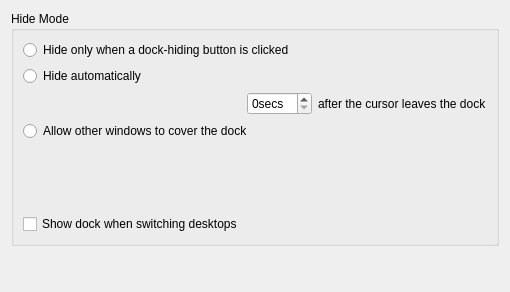
<ui version="4.0" >
 <class>hidingConfiguration</class>
 <widget class="QWidget" name="hidingConfiguration" >
  <property name="geometry" >
   <rect>
    <x>0</x>
    <y>0</y>
    <width>510</width>
    <height>292</height>
   </rect>
  </property>
  <property name="windowTitle" >
   <string>Hiding</string>
  </property>
  <layout class="QGridLayout" name="gridLayout_2" >
   <item row="0" column="0" >
    <widget class="QGroupBox" name="groupBox" >
     <property name="title" >
      <string>Hide Mode</string>
     </property>
     <layout class="QGridLayout" name="gridLayout" >
      <item row="0" column="0" >
       <layout class="QVBoxLayout" name="verticalLayout" >
        <item>
         <widget class="QRadioButton" name="button_allwaysShow" >
          <property name="text" >
           <string>Hide only when a dock-hiding button is clicked</string>
          </property>
         </widget>
        </item>
        <item>
         <widget class="QRadioButton" name="button_autoHide" >
          <property name="text" >
           <string>Hide automatically</string>
          </property>
         </widget>
        </item>
        <item>
         <layout class="QHBoxLayout" name="horizontalLayout" >
          <item>
           <spacer name="horizontalSpacer" >
            <property name="orientation" >
             <enum>Qt::Horizontal</enum>
            </property>
            <property name="sizeHint" stdset="0" >
             <size>
              <width>40</width>
              <height>20</height>
             </size>
            </property>
           </spacer>
          </item>
          <item>
           <widget class="QSpinBox" name="spinBox_secHide" >
            <property name="suffix" >
             <string>secs</string>
            </property>
           </widget>
          </item>
          <item>
           <widget class="QLabel" name="label_secHide" >
            <property name="text" >
             <string>after the cursor leaves the dock</string>
            </property>
           </widget>
          </item>
         </layout>
        </item>
        <item>
         <widget class="QRadioButton" name="button_allowCover" >
          <property name="text" >
           <string>Allow other windows to cover the dock</string>
          </property>
         </widget>
        </item>
       </layout>
      </item>
      <item row="1" column="0" >
       <spacer name="verticalSpacer" >
        <property name="orientation" >
         <enum>Qt::Vertical</enum>
        </property>
        <property name="sizeHint" stdset="0" >
         <size>
          <width>20</width>
          <height>68</height>
         </size>
        </property>
       </spacer>
      </item>
      <item row="2" column="0" >
       <widget class="QCheckBox" name="button_showOnDesk" >
        <property name="text" >
         <string>Show dock when switching desktops</string>
        </property>
       </widget>
      </item>
     </layout>
    </widget>
   </item>
   <item row="1" column="0" >
    <spacer name="verticalSpacer_2" >
     <property name="orientation" >
      <enum>Qt::Vertical</enum>
     </property>
     <property name="sizeHint" stdset="0" >
      <size>
       <width>20</width>
       <height>35</height>
      </size>
     </property>
    </spacer>
   </item>
  </layout>
 </widget>
 <resources/>
 <connections/>
</ui>
